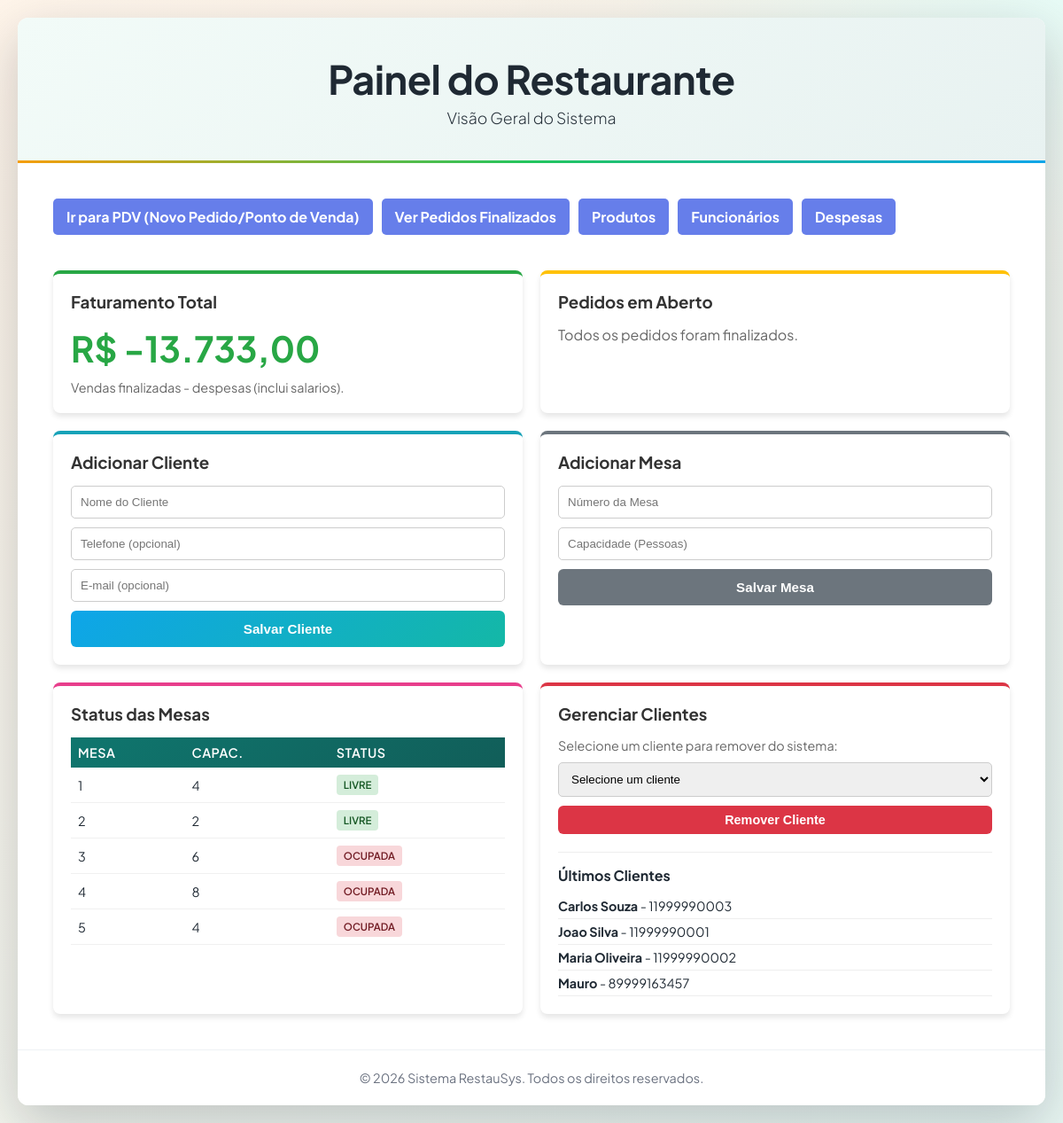
The page / on the database its author committed.
### tables this page shows
CREATE TABLE mesas (
    id_mesa INTEGER PRIMARY KEY AUTOINCREMENT,
    numero INTEGER NOT NULL UNIQUE,
    capacidade INTEGER NOT NULL,
    status TEXT NOT NULL DEFAULT 'livre' CHECK (status IN ('livre','ocupada','reservada'))
);

CREATE TABLE clientes (
    id_cliente INTEGER PRIMARY KEY AUTOINCREMENT,
    nome TEXT NOT NULL,
    telefone TEXT,
    email TEXT,
    data_cadastro TEXT DEFAULT CURRENT_TIMESTAMP
);

### config/config.php (called while the page is built, shortened)
<?php
$pdo = initialize_database(DB_PATH, false);
function query_one(string $sql, array $params = []): ?array
{
    global $pdo;
    $stmt = $pdo->prepare($sql);
    $stmt->execute($params);
    return $stmt->fetch() ?: null;
}
function query_all(string $sql, array $params = []): array
{
    global $pdo;
    $stmt = $pdo->prepare($sql);
    $stmt->execute($params);
    return $stmt->fetchAll() ?: [];
}

### index.php (the view, shortened to what this page needs)
<?php
require_once __DIR__ . "/config/config.php";
$vendas = query_one("SELECT SUM(ip.quantidade * ip.preco_unitario) as total
                     FROM itens_pedido ip
                     JOIN pedidos p ON ip.id_pedido = p.id_pedido
                     WHERE p.status = 'fechado'");
$total_vendas = $vendas["total"] ?? 0;
$despesas = query_one("SELECT SUM(valor) as total FROM despesas");
$salarios = query_one("SELECT SUM(salario) as total FROM funcionarios");
$total_despesas = ($despesas["total"] ?? 0) + ($salarios["total"] ?? 0);
$total_faturamento = $total_vendas - $total_despesas;
$pedidos_abertos = query_all("SELECT p.id_pedido, c.nome, m.numero, p.data_pedido
                              FROM pedidos p
                              JOIN clientes c ON p.id_cliente = c.id_cliente
                              JOIN mesas m ON p.id_mesa = m.id_mesa
                              WHERE p.status = 'aberto'");
$clientes = query_all("SELECT * FROM clientes ORDER BY nome ASC");
$mesas = query_all("SELECT * FROM mesas ORDER BY numero ASC");
?>
<!DOCTYPE html>
<html lang="pt-BR">
<head>
    <link rel="stylesheet" href="css/style.css">
</head>
<body>
    <div class="container">
        <header>
            <div class="header-content">
                <h1>Painel do Restaurante</h1>
                <p class="header-subtitle">Visão Geral do Sistema</p>
            </div>
        </header>
        <main>
            <div style="display: flex; gap: 10px; margin-bottom: 20px;">
                <a href="pages/pedidos.php" class="btn-link">Ir para PDV (Novo Pedido/Ponto de Venda)</a>
                <a href="pages/pedidos.php#finalizados" class="btn-link">Ver Pedidos Finalizados</a>
                <a href="pages/produtos.php" class="btn-link">Produtos</a>
                <a href="pages/funcionarios.php" class="btn-link">Funcionários</a>
                <a href="pages/despesas.php" class="btn-link">Despesas</a>
            </div>
            <div class="dashboard-grid">
                <div class="card" style="border-top-color: #28a745;">
                    <h3>Faturamento Total</h3>
                    <p style="font-size: 2.5em; font-weight: bold; color: #28a745;">R$ <?=number_format($total_faturamento, 2, ",", ".")?></p>
                    <p style="color: #666; font-size: 0.9em; margin-top: 10px;">Vendas finalizadas - despesas (inclui salarios).</p>
                </div>
                <div class="card" style="border-top-color: #ffc107;">
                    <h3>Pedidos em Aberto</h3>
                    <?php if(empty($pedidos_abertos)): ?>
                        <p style="color: #666;">Todos os pedidos foram finalizados.</p>
                    <?php endif; ?>
                </div>
                <div class="card" style="border-top-color: #17a2b8;">
                    <h3>Adicionar Cliente</h3>
                    <form method="POST" style="display: flex; gap: 10px; flex-direction: column;">
                        <input type="text" name="nome" placeholder="Nome do Cliente" required style="padding: 10px; border: 1px solid #ccc; border-radius: 5px;">
                        <input type="text" name="telefone" placeholder="Telefone (opcional)" style="padding: 10px; border: 1px solid #ccc; border-radius: 5px;">
                        <input type="email" name="email" placeholder="E-mail (opcional)" style="padding: 10px; border: 1px solid #ccc; border-radius: 5px;">
                        <button type="submit" class="btn btn-adicionar" style="width: 100%;">Salvar Cliente</button>
                    </form>
                </div>
                <div class="card" style="border-top-color: #6c757d;">
                    <h3>Adicionar Mesa</h3>
                    <form method="POST" style="display: flex; gap: 10px; flex-direction: column;">
                        <input type="number" name="numero" placeholder="Número da Mesa" required style="padding: 10px; border: 1px solid #ccc; border-radius: 5px;">
                        <input type="number" name="capacidade" placeholder="Capacidade (Pessoas)" required style="padding: 10px; border: 1px solid #ccc; border-radius: 5px;">
                        <button type="submit" class="btn " style="width: 100%; background: #6c757d; color: white;">Salvar Mesa</button>
                    </form>
                </div>
                <div class="card" style="grid-column: span 1; border-top-color: #e83e8c;">
                    <h3>Status das Mesas</h3>
                    <div style="max-height: 250px; overflow-y: auto;">
                        <table class="tabela pequena">
                            <thead>
                                <tr>
                                    <th>Mesa</th>
                                    <th>Capac.</th>
                                    <th>Status</th>
                                </tr>
                            </thead>
                            <tbody>
                                <?php foreach($mesas as $m): ?>
                                <tr>
                                    <td><?=$m["numero"]?></td>
                                    <td><?=$m["capacidade"]?></td>
                                    <td>
                                        <span class="status-badge status-<?=$m["status"]?>"><?=$m["status"]?></span>
                                    </td>
                                </tr>
                                <?php endforeach; ?>
                            </tbody>
                        </table>
                    </div>
                </div>
                <div class="card" style="border-top-color: #dc3545;">
                    <h3>Gerenciar Clientes</h3>
                    <div style="margin-bottom: 20px;">
                        <p style="font-size: 0.9em; color: #666; margin-bottom: 10px;">Selecione um cliente para remover do sistema:</p>
                        <form method="POST" style="display: flex; gap: 10px; flex-direction: column;">
                            <select name="id_cliente" required style="padding: 10px; border: 1px solid #ccc; border-radius: 5px;">
                                <option value="">Selecione um cliente</option>
                            </select>
                            <button type="submit" class="btn btn-remover" style="width: 100%;">Remover Cliente</button>
                        </form>
                    </div>
                    <h4 style="margin-bottom: 10px; border-top: 1px solid #eee; padding-top: 15px;">Últimos Clientes</h4>
                    <div style="max-height: 150px; overflow-y: auto;">
                        <ul style="list-style: none; padding: 0;">
                            <?php foreach($clientes as $c): ?>
                                <li style="padding: 5px 0; border-bottom: 1px solid #eee; font-size: 0.9em;">
                                        <strong><?=$c["nome"]?></strong>
                                    <?= $c["telefone"] ? " - " . $c["telefone"] : "" ?>
                                </li>
                            <?php endforeach; ?>
                        </ul>
                    </div>
                </div>
            </div>
        </main>
        <footer class="app-footer">
            &copy; <?=date("Y")?> Sistema RestauSys. Todos os direitos reservados.
        </footer>
    </div>
</body>
</html>

### css/style.css (style rules this page uses)
:root { --bg-start: #fef3e7; --bg-end: #e8f6f2; --surface: #ffffff; --surface-muted: #f7f5f2; --ink: #1f2933; --muted: #6b7280; --accent: #0f766e; --accent-strong: #115e59; --accent-soft: #e7f7f4; --accent-2: #f59e0b; --accent-3: #ef4444; --accent-4: #0ea5e9; --shadow-strong: 0 20px 60px rgba(15, 23, 42, 0.22); --shadow-soft: 0 4px 16px rgba(15, 23, 42, 0.08); }
* { margin: 0; padding: 0; box-sizing: border-box; }
body { font-family: "Plus Jakarta Sans", "Noto Sans", sans-serif; background: radial-gradient(1200px 600px at 10% -10%, #fff6ec 0%, transparent 60%), radial-gradient(900px 500px at 100% 0%, #e7fbf6 0%, transparent 55%), linear-gradient(135deg, var(--bg-start) 0%, var(--bg-end) 100%); min-height: 100vh; padding: 20px; color: var(--ink); }
.container { max-width: 1200px; margin: 0 auto; background: var(--surface); border-radius: 12px; box-shadow: var(--shadow-strong); overflow: hidden; }
.app-footer { text-align: center; padding: 22px 30px; color: var(--muted); font-size: 0.9em; border-top: 1px solid #eef2f5; background: var(--surface); }
header { background: linear-gradient(135deg, #f2fbf8 0%, #e8f2f1 100%); color: var(--ink); padding: 40px 30px; text-align: center; position: relative; }
header::after { content: ''; position: absolute; bottom: 0; left: 0; right: 0; height: 3px; background: linear-gradient(90deg, var(--accent-2), #22c55e, var(--accent-4)); }
.header-content h1 { font-size: 2.8em; font-weight: 700; margin-bottom: 5px; letter-spacing: -0.5px; }
.header-subtitle { font-size: 1.1em; opacity: 0.95; font-weight: 300; }
main { padding: 40px; }
.btn { padding: 12px 20px; border: none; border-radius: 6px; font-weight: 600; cursor: pointer; font-size: 0.95em; transition: all 0.3s; display: inline-flex; align-items: center; gap: 8px; justify-content: center; }
.btn-adicionar { background: linear-gradient(135deg, var(--accent-4) 0%, #14b8a6 100%); color: white; }
.btn-remover { background-color: #dc3545; color: white; padding: 8px 12px; font-size: 0.9em; }
.tabela { width: 100%; border-collapse: collapse; background: white; }
.tabela thead { background: linear-gradient(135deg, var(--accent) 0%, var(--accent-strong) 100%); color: white; }
.tabela th { padding: 16px; text-align: left; font-weight: 600; text-transform: uppercase; font-size: 0.9em; letter-spacing: 0.5px; }
.tabela td { padding: 14px 16px; border-bottom: 1px solid #f0f0f0; }
.status-badge { display: inline-block; padding: 4px 8px; border-radius: 4px; font-size: 0.8em; font-weight: 600; text-transform: uppercase; }
.status-livre { background: #d4edda; color: #155724; }
.status-ocupada { background: #f8d7da; color: #721c24; }

### index.php (style rules this page uses)
.dashboard-grid { display: grid; grid-template-columns: 1fr 1fr; gap: 20px; margin-top: 20px; }
.card { background: white; padding: 20px; border-radius: 8px; box-shadow: 0 4px 6px rgba(0,0,0,0.1); border-top: 4px solid #667eea; }
.card h3 { margin-bottom: 15px; color: #333; }
.btn-link { background: #667eea; color: white; padding: 10px 15px; text-decoration: none; border-radius: 5px; display: inline-block; margin-bottom: 20px; font-weight: bold; }
table.pequena td, table.pequena th { padding: 8px; font-size: 0.9em; }

### rows shown on the page
mesas: numero "1", capacidade "4", status "LIVRE"
mesas: numero "2", capacidade "2", status "LIVRE"
mesas: numero "3", capacidade "6", status "OCUPADA"
mesas: numero "4", capacidade "8", status "OCUPADA"
mesas: numero "5", capacidade "4", status "OCUPADA"
clientes: nome "Carlos Souza", telefone "11999990003"
clientes: nome "Joao Silva", telefone "11999990001"
clientes: nome "Maria Oliveira", telefone "11999990002"
clientes: nome "Mauro", telefone "89999163457"

### other values the page prints
$total_faturamento "-13.733,00"
